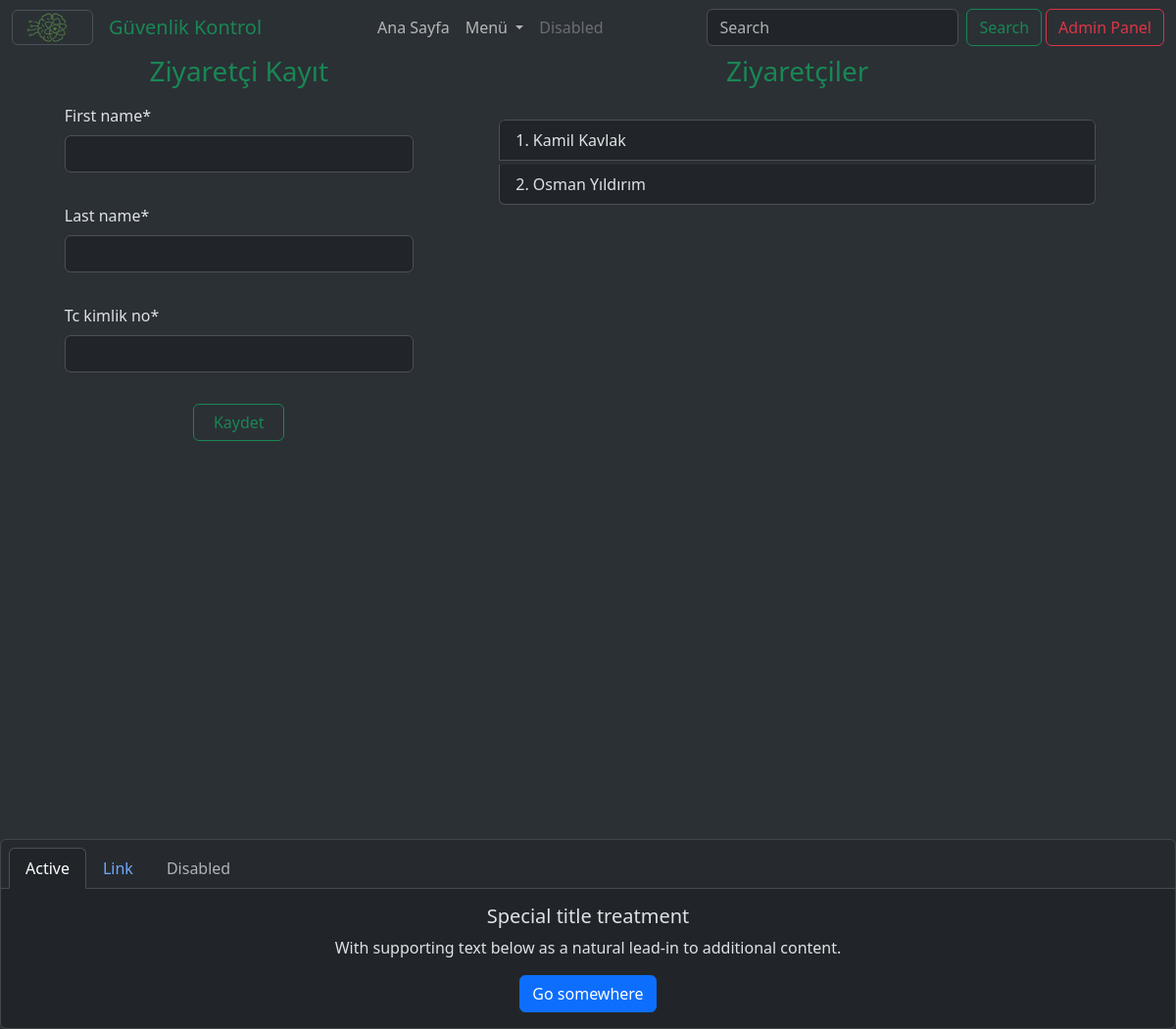
The page /securitycontrol/ziyaretci/ (signed in) on the database its author committed.
### fotoblog/models.py (models this page shows)
class PageLogo(models.Model):
    img = models.FileField(upload_to="page_logo/")

### securityControl/models.py (models this page shows)
class BaseModel(models.Model):
  first_name = models.CharField(max_length=100, null=False, blank=False)
  last_name = models.CharField(max_length=100, null=False, blank=False)
  tc_kimlik_no = models.CharField(max_length=11,
                                  null=False,
                                  blank=False,
                                  unique=True,
                                  validators=[tc_validator])
  class Meta:
    abstract = True

class Ziyaretci(BaseModel):
  def __str__(self):
    return f'{self.first_name} {self.last_name}'

### securityControl/views.py (the view, shortened to what this page needs)
# urls.py: path("", page_views, name="home_views"),
@login_required (login_url='/login/')
def page_views(request, page_slug=None, location=None):
    page = None
    sc_pages = None
    title = None
    if page_slug:
        if page_slug == "ziyaretci":
            return ziyaretci_views(request, page_slug, location)

### securityControl/forms/forms.py
class ZiyaretciForm(forms.ModelForm):
    class Meta:
        model = Ziyaretci
        fields = "__all__"

### fotoblog/context_processor/global_db.py (called while the page is built)
def nav_fb_pages(request):
    if request.user.is_authenticated:
        if request.user.is_superuser:
            fb_pages = Page.objects.filter(is_active=True)
        elif request.user.is_active:
            fb_pages = Page.objects.filter(is_active=True).exclude(
                slug="add-page")
        else:
            fb_pages = Page.objects.filter(
                slug__in=["home", "contact", "vision", "favorites"],
                is_active=True).order_by("id")
    else:
        fb_pages = Page.objects.filter(slug__in=["home", "contact", "vision"],
                                    is_active=True).order_by("id")
    return dict(g_fb_pages=fb_pages, )

def global_logo(request):
    page_logo = PageLogo.objects.all().first()
    return dict(page_logo=page_logo, )

### securityControl/context_processor/global_db.py (called while the page is built)
def global_sc_pages(request):
  g_sc_pages = Page.objects.filter(is_active=True)
  context = dict(sc_pages=g_sc_pages, )
  return context

### securityControl/templates/sc_pages/sec-home-views.html
{% extends 'core/sc_base.html' %}
{% block content %}
<div class="container border-success min-vh-100">
    {% if page_slug == None %}
        {% include 'components/home-layout.html' with location=page_slug %}
    {% elif page_slug == "ziyaretci" %}
        <div>
            {% include 'components/ziyaretci-layout.html' with location=page_slug %}
        </div>
    {% elif page_slug == "taseron" %}
        <div>
            {% include 'components/taseron-layout.html' with location=page_slug %}
        </div>
    {% elif page_slug == "yuk-arac" %}
        <div>
            {% include 'components/yuk-arac-layout.html' with location=page_slug %}
        </div>
    {% elif page_slug == "havuz-arac" %}
        <div>
            {% include 'components/havuz-arac-layout.html' with location=page_slug %}
        </div>
    {% else %}
    <h1>{{ page_title }}</h1>
    {% endif %}
</div>
{% include 'components/footer.html' %}
{% endblock content %}

### securityControl/templates/components/sc_navbar.html (shortened to what this page needs)
<nav class="navbar navbar-expand-lg bg-body-tertiary">
  <div class="container-fluid">
    <a class="navbar-brand m-0 me-3 p-0 btn btn-outline-secondary opacity-50" href="{% url 'fotoblog:home_views' %}">
      <img src="{{ page_logo.img.url }}" class="m-0 me-1 p-0" style="width:77px;height:33px;" alt=""></a>
    <a class="navbar-brand text-success" href="/securitycontrol/">Güvenlik Kontrol</a>
    <div class="collapse navbar-collapse gap-1" id="navbarSupportedContent">
      <ul class="navbar-nav ms-auto me-auto mb-2 mb-lg-0">
        <li class="nav-item">
          <a class="nav-link" aria-current="page" href="/securitycontrol/">Ana Sayfa</a>
        </li>
        <li class="nav-item dropdown">
          <a class="nav-link dropdown-toggle" href="#" role="button" data-bs-toggle="dropdown" aria-expanded="false">
            Menü
          </a>
        </li>
        <li class="nav-item">
          <a class="nav-link disabled" aria-disabled="true">Disabled</a>
        </li>
      </ul>
      <form class="d-flex" role="search">
        <input class="form-control me-2" type="search" placeholder="Search" aria-label="Search"/>
        <button class="btn btn-outline-success" type="submit">Search</button>
      </form>
        <a href="/admin/" target="_blank" class="btn btn-outline-danger" type="submit">Admin Panel</a>
    </div>
  </div>
</nav>

### securityControl/templates/components/ziyaretci-layout.html (shortened to what this page needs)
<div class="row d-flex justify-content-around">
  <div class="col-12 col-md-4 d-flex flex-column align-items-center">
  <h3 class="text-center text-success mb-3">Ziyaretçi Kayıt</h3>
    <div class="w-100">
        <form action="{% url 'sc:sec-home-views' page_slug='ziyaretci' location=location %}" method="post" class="row flex-column mb-3 g-3">
          {% load crispy_forms_tags %}
          {{ ziyaretci_form|crispy }}
          <button class="btn btn-outline-success w-25 mx-auto" type="submit">Kaydet</button>
        </form>
    </div>
  </div>
  <div class="col-12 col-md-7 d-flex flex-column align-items-center">
    <h3 class="text-center text-success mb-3">Ziyaretçiler</h3>
    <div class="w-100 p-3">
      <ul class="list-group list-group-numbered overflow-auto" style="max-height:50vh;">
        {% if ziyaretciler %}
          {% for ziyaretci in ziyaretciler %}
        <li class="list-group-item mb-1">{{ ziyaretci.first_name }} {{ ziyaretci.last_name }}</li>
          {% endfor %}
        {% else %}
        <li class="list-group-item">Kayıt yok!</li>
        {% endif %}
      </ul>
    </div>
  </div>
</div>

### rows shown on the page
PageLogo: img (picture)
Ziyaretci: first_name "Kamil", last_name "Kavlak"
Ziyaretci: first_name "Osman", last_name "Yıldırım"
